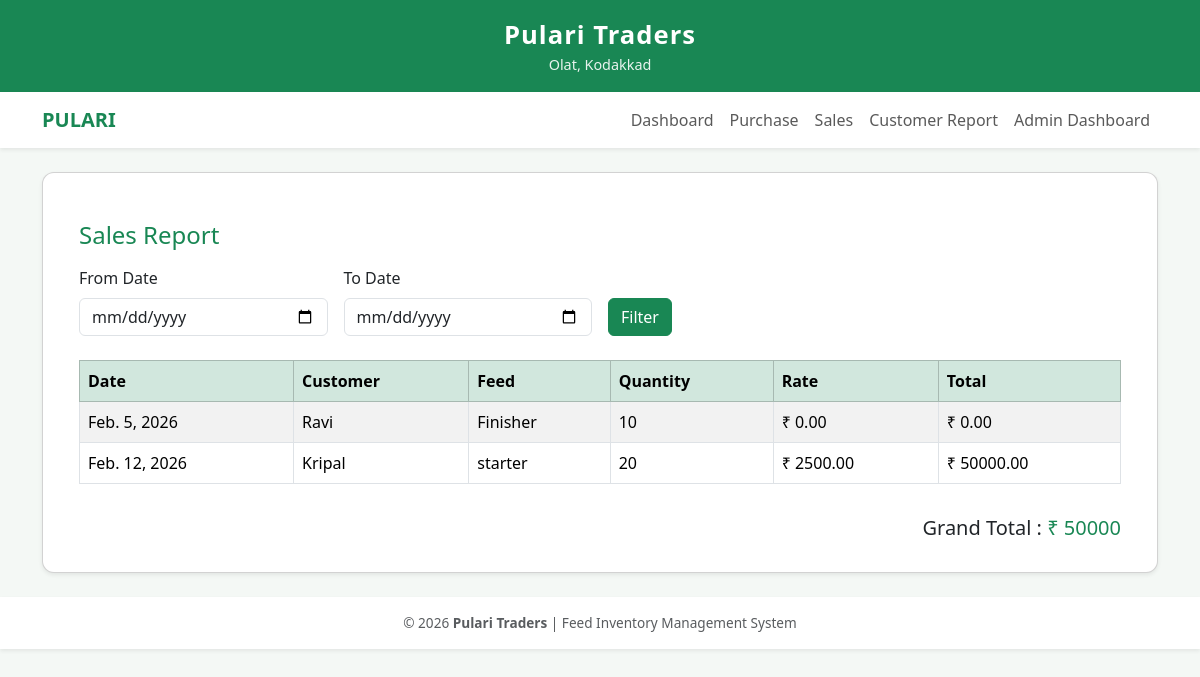
The app's page /reports/sales/ with its own data.
### inventory/models.py (models this page shows, shortened)
class Sale(models.Model):
    customer = models.ForeignKey(Customer, on_delete=models.CASCADE)
    feed = models.ForeignKey(Feed, on_delete=models.CASCADE)
    quantity = models.PositiveIntegerField()
    rate = models.DecimalField(max_digits=8, decimal_places=2)
    total_amount = models.DecimalField(max_digits=10, decimal_places=2)
    paid_amount = models.DecimalField(
        max_digits=10,
        decimal_places=2,
        default=0
    )
    date = models.DateField(auto_now_add=True)

class Customer(models.Model):
    name = models.CharField(max_length=100)
    phone_number = models.CharField(max_length=15)
    address = models.TextField()
    balance = models.DecimalField(
        max_digits=10,
        decimal_places=2,
        default=0
    )

class Feed(models.Model):
    CATEGORY_CHOICES = [
        ('Poultry', 'Poultry'),
        ('Cattle', 'Cattle'),
        ('Goat', 'Goat'),
        ('Pet', 'Pet'),
        ('Others', 'Others'),
    ]
    name = models.CharField(max_length=100)
    category = models.CharField(max_length=20, choices=CATEGORY_CHOICES)
    brand = models.CharField(max_length=100)
    quantity = models.PositiveIntegerField()
    purchase_price = models.DecimalField(max_digits=8, decimal_places=2)
    selling_price = models.DecimalField(max_digits=8, decimal_places=2)
    expiry_date = models.DateField()
    supplier = models.ForeignKey(
        Supplier,
        on_delete=models.CASCADE,
        default=1
    )

### inventory/views.py (the view)
# urls.py: path('reports/sales/', views.sales_report, name='sales_report'),
def sales_report(request):
    start_date = request.GET.get('start')
    end_date = request.GET.get('end')
    sales = Sale.objects.all()
    if start_date and end_date:
        sales = sales.filter(date__range=[start_date, end_date])
    total_amount = sales.aggregate(total=Sum('total_amount'))['total'] or 0
    return render(request, 'sales_report.html', {
        'sales': sales,
        'total_amount': total_amount
    })

### inventory/Templates/sales_report.html
{% extends 'base.html' %}
{% block content %}
<div class="container mt-4">
    <h4 class="text-success mb-3">Sales Report</h4>
    <form method="get" class="row g-3 mb-4">
        <div class="col-md-3">
            <label class="form-label">From Date</label>
            <input type="date" name="start" class="form-control"
                   value="{{ request.GET.start }}">
        </div>
        <div class="col-md-3">
            <label class="form-label">To Date</label>
            <input type="date" name="end" class="form-control"
                   value="{{ request.GET.end }}">
        </div>
        <div class="col-md-3 align-self-end">
            <button type="submit" class="btn btn-success">
                Filter
            </button>
        </div>
    </form>
    <div class="table-responsive">
        <table class="table table-bordered table-striped">
            <thead class="table-success">
                <tr>
                    <th>Date</th>
                    <th>Customer</th>
                    <th>Feed</th>
                    <th>Quantity</th>
                    <th>Rate</th>
                    <th>Total</th>
                </tr>
            </thead>
            <tbody>
                {% for sale in sales %}
                <tr>
                    <td>{{ sale.date }}</td>
                    <td>{{ sale.customer.name }}</td>
                    <td>{{ sale.feed.name }}</td>
                    <td>{{ sale.quantity }}</td>
                    <td>₹ {{ sale.rate }}</td>
                    <td>₹ {{ sale.total_amount }}</td>
                </tr>
                {% empty %}
                <tr>
                    <td colspan="6" class="text-center text-muted">
                        No sales found for selected dates
                    </td>
                </tr>
                {% endfor %}
            </tbody>
        </table>
    </div>
    <div class="text-end mt-3">
        <h5>
            Grand Total :
            <span class="text-success">₹ {{ total_amount }}</span>
        </h5>
    </div>
</div>
{% endblock %}

### inventory/Templates/base.html (shortened to what this page needs)
<!DOCTYPE html>
<html lang="en">
<head>
    <link href="https://cdn.jsdelivr.net/npm/bootstrap@5.3.2/dist/css/bootstrap.min.css" rel="stylesheet">
</head>
<body>
<div class="bg-success text-white py-3 shadow-sm">
    <div class="container text-center">
        <div class="brand-title">Pulari Traders</div>
        <div class="brand-subtitle">Olat, Kodakkad</div>
    </div>
</div>
<nav class="navbar navbar-expand-lg navbar-light bg-white shadow-sm">
    <div class="container">
        <a class="navbar-brand fw-bold text-success" href="{% url 'dashboard' %}">
            PULARI
        </a>
        <div class="collapse navbar-collapse" id="navbarNav">
            <ul class="navbar-nav ms-auto">
                <li class="nav-item">
                    <a class="nav-link" href="{% url 'dashboard' %}">Dashboard</a>
                </li>
                <li class="nav-item">
                    <a class="nav-link" href="{% url 'add_purchase' %}">Purchase</a>
                </li>
                 <li class="nav-item">
                    <a class="nav-link" href="{% url 'add_sale' %}">Sales</a>
                </li>
                 <li class="nav-item">
                    <a class="nav-link" href="{% url 'customer_report' %}">Customer Report</a>
                </li>
                 <li class="nav-item">
                    <a class="nav-link" href="{% url 'admin_dashboard' %}">Admin Dashboard</a>
                </li>
            </ul>
        </div>
    </div>
</nav>
<div class="container my-4">
    <div class="card shadow-sm p-4">
        {% block content %}
        {% endblock %}
    </div>
</div>
<footer class="bg-white text-center text-muted py-3 shadow-sm">
    © 2026 <strong>Pulari Traders</strong> | Feed Inventory Management System
</footer>
</body>
</html>

### inventory/Templates/base.html (style rules this page uses)
body { background-color: #f4f8f5; }
.brand-title { font-size: 1.6rem; font-weight: 700; letter-spacing: 1px; }
.brand-subtitle { font-size: 0.9rem; opacity: 0.9; }
.card { border-radius: 12px; }
footer { font-size: 0.85rem; }

### records on screen
Sale: date "Feb. 5, 2026", customer.name "Ravi", feed.name "Finisher", quantity "10", rate "0.00", total_amount "0.00"
Sale: date "Feb. 12, 2026", customer.name "Kripal", feed.name "starter", quantity "20", rate "2500.00", total_amount "50000.00"

### other values on screen
{{ total_amount }} "50000"
